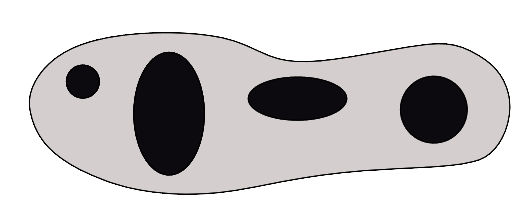
#> input picture static/second_insole.png, 522 x 207 px
$ python rotate.py
#> lines starting #> are read from the running program, lines starting #| are printed output that depends on the picture
from PIL import Image

# Input and output file paths
input_path = "static/second_insole.png"  # Replace with the path to your input file
output_path = "processed_insole_image.png"

# Open the image
try:
    image = Image.open(input_path)
#> image is the input picture: PIL image 522x207 RGBA; mean R, G, B, A 200, 197.6, 197.9, 255

    # Rotate the image 90 degrees clockwise
    rotated_image_90 = image.rotate(-90, expand=True)
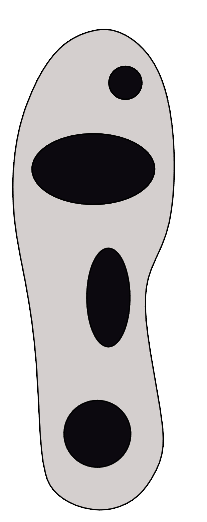
#> rotated_image_90: PIL image 207x522 RGBA; mean R, G, B, A 200, 197.6, 197.9, 255

    # Mirror the image (horizontal flip)
    mirrored_image = rotated_image_90.transpose(Image.Transpose.FLIP_LEFT_RIGHT)
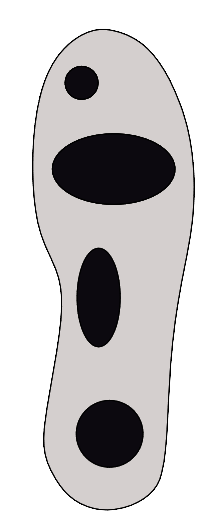
#> mirrored_image: PIL image 207x522 RGBA; mean R, G, B, A 200, 197.6, 197.9, 255

    # Combine the original (rotated 90 degrees) and mirrored image side-by-side
    combined_width = rotated_image_90.width + mirrored_image.width
#> combined_width = 414
    combined_height = max(rotated_image_90.height, mirrored_image.height)
#> combined_height = 522
    combined_image = Image.new("RGB", (combined_width, combined_height), (255, 255, 255))
#> combined_image: PIL image 414x522 RGB; every value is 255

    # Paste the images into the combined image
    combined_image.paste(rotated_image_90, (0, 0))
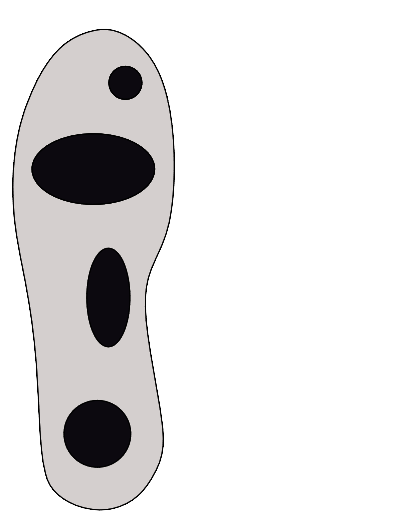
#> combined_image: PIL image 414x522 RGB; mean R, G, B 227.5, 226.3, 226.5
    combined_image.paste(mirrored_image, (rotated_image_90.width, 0))
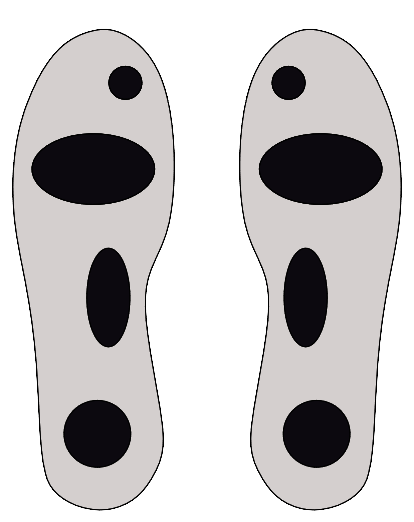
#> combined_image: PIL image 414x522 RGB; mean R, G, B 200, 197.6, 197.9

    # Save the combined image
    combined_image.save(output_path)
    print(f"Processed image saved at: {output_path}")

except FileNotFoundError:
    print(f"Error: File not found at {input_path}. Please check the path and try again.")
except Exception as e:
    print(f"An error occurred: {e}")

$ run again, with static/insole_visualization.png copied over static/second_insole.png
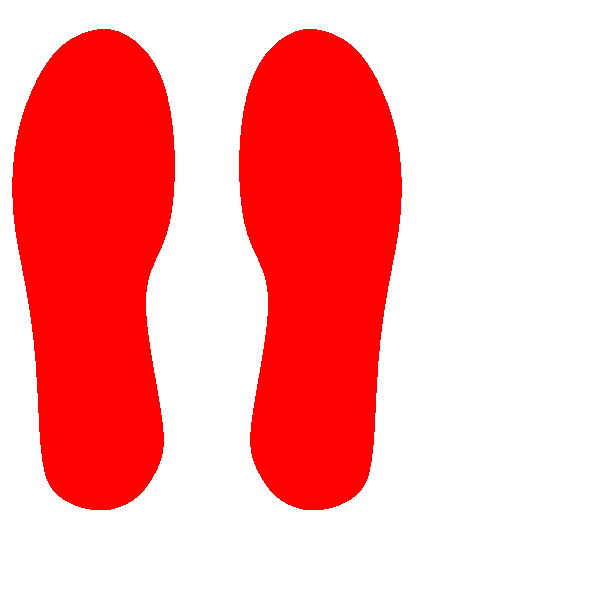
#> input picture static/insole_visualization.png, 600 x 600 px
#> image is the input picture: PIL image 600x600 RGB; mean R, G, B 255, 169.2, 169.2
#> `mirrored_image = rotated_image_90.transpose(Image.Transpose.FLIP_LEFT_..`:
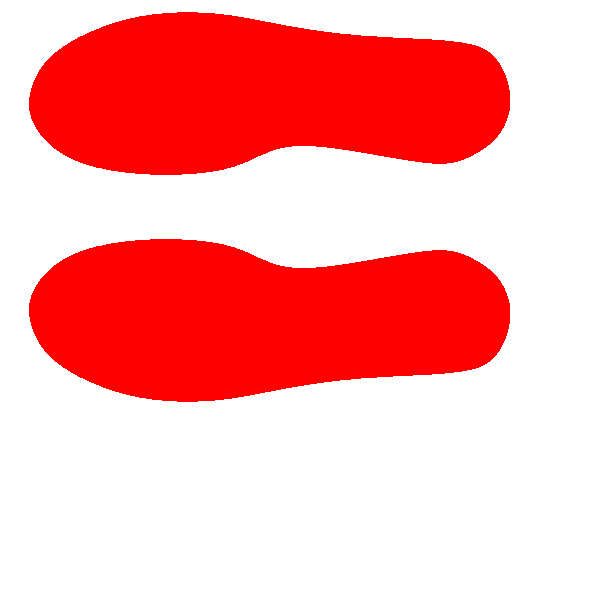
#> mirrored_image: PIL image 600x600 RGB; mean R, G, B 255, 169.2, 169.2
#> `combined_image.paste(mirrored_image, (rotated_image_90.width, 0))`:
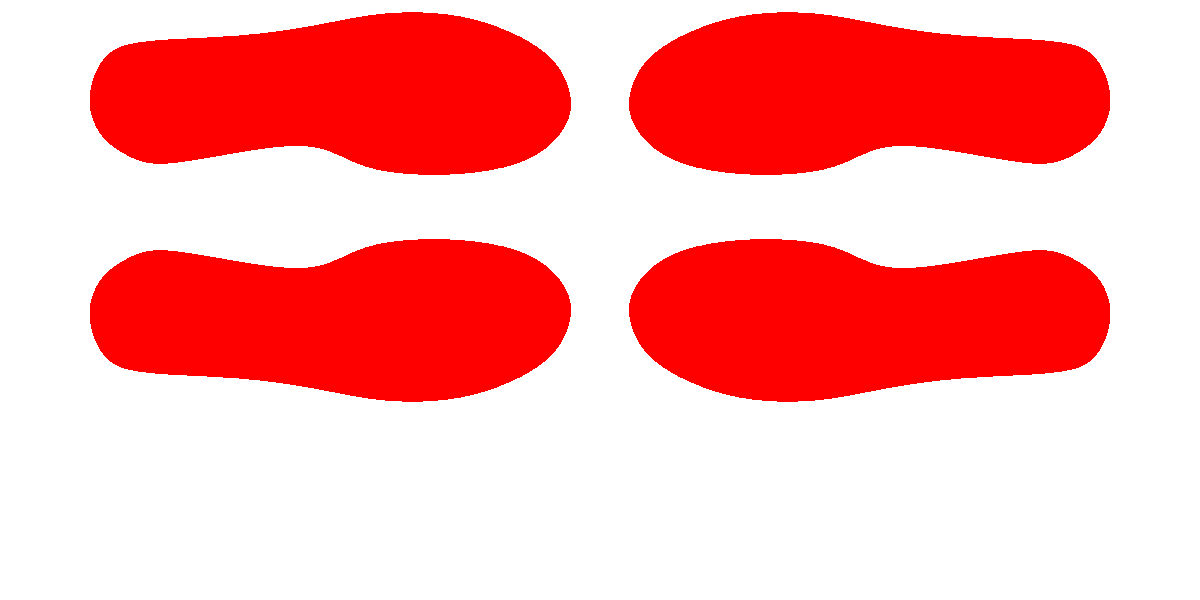
#> combined_image: PIL image 1200x600 RGB; mean R, G, B 255, 169.2, 169.2
